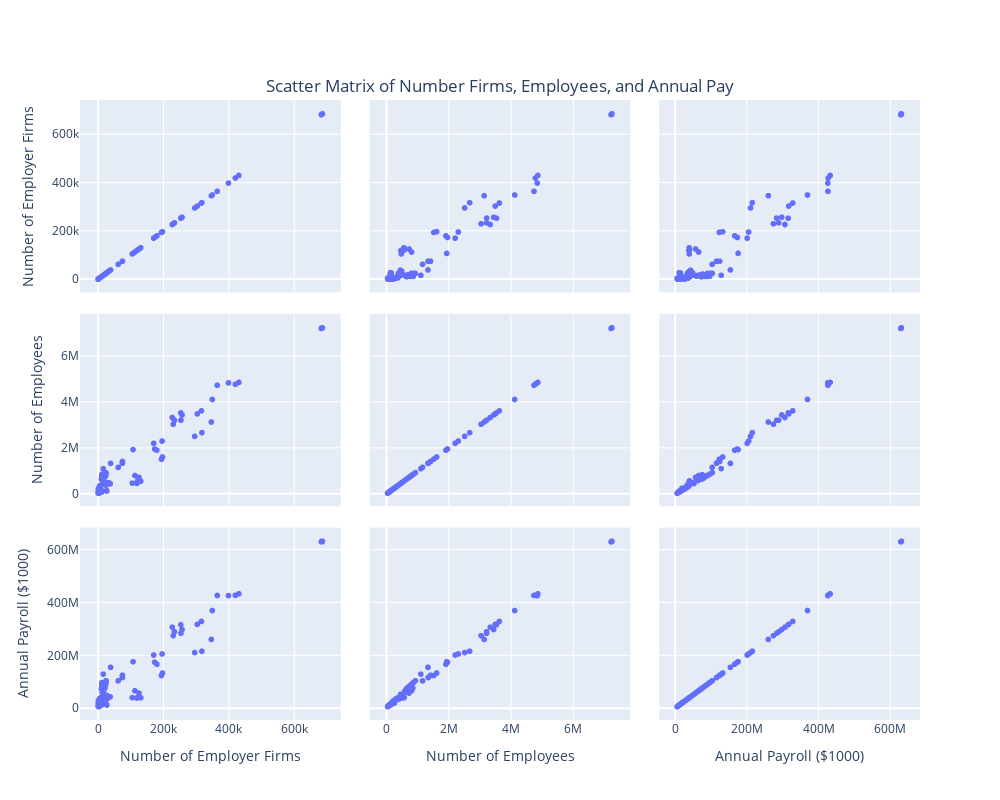

The cell this chart's notebook holds for it:
### Code cell
ints_tech_char_df = tech_char_df[['FIRMPDEMP', 'EMP', 'PAYANN']]
ints_tech_char_df['PAYANN'] = ints_tech_char_df['PAYANN'].astype(int)
ints_tech_char_df['EMP'] = ints_tech_char_df['EMP'].astype(int)
ints_tech_char_df['FIRMPDEMP'] = ints_tech_char_df['FIRMPDEMP'].astype(int)
fig = px.scatter_matrix(ints_tech_char_df, title='Scatter Matrix of Number Firms, Employees, and Annual Pay', labels={'FIRMPDEMP':'Number of Employer Firms', 'PAYANN':'Annual Payroll ($1000)', 'EMP':'Number of Employees'})
fig.update_layout(
    title={        
        'y':0.9,
        'x':0.5,
        'xanchor': 'center',
        'yanchor': 'top'},
    width=1000,
    height=800,
    )
fig.show()

### Figure 1 — Plotly figure (JSON) as saved in the notebook; plotly's stock layout.template omitted (floating-point values rounded to 4 significant figures; data arrays with more than 128 entries replaced by an {"elided": "..."} marker saying what was removed)
{"data": [{"dimensions": [{"axis": {"matches": true}, "label": "Number of Employer Firms", "values": {"elided": "140 int values"}}, {"axis": {"matches": true}, "label": "Number of Employees", "values": {"elided": "140 int values"}}, {"axis": {"matches": true}, "label": "Annual Payroll ($1000)", "values": {"elided": "140 int values"}}], "hovertemplate": "%{xaxis.title.text}=%{x}<br>%{yaxis.title.text}=%{y}<extra></extra>", "legendgroup": "", "marker": {"color": "#636efa", "symbol": "circle"}, "name": "", "showlegend": false, "type": "splom"}], "layout": {"dragmode": "select", "height": 800, "legend": {"tracegroupgap": 0}, "title": {"text": "Scatter Matrix of Number Firms, Employees, and Annual Pay", "x": 0.5, "xanchor": "center", "y": 0.9, "yanchor": "top"}, "width": 1000}}
